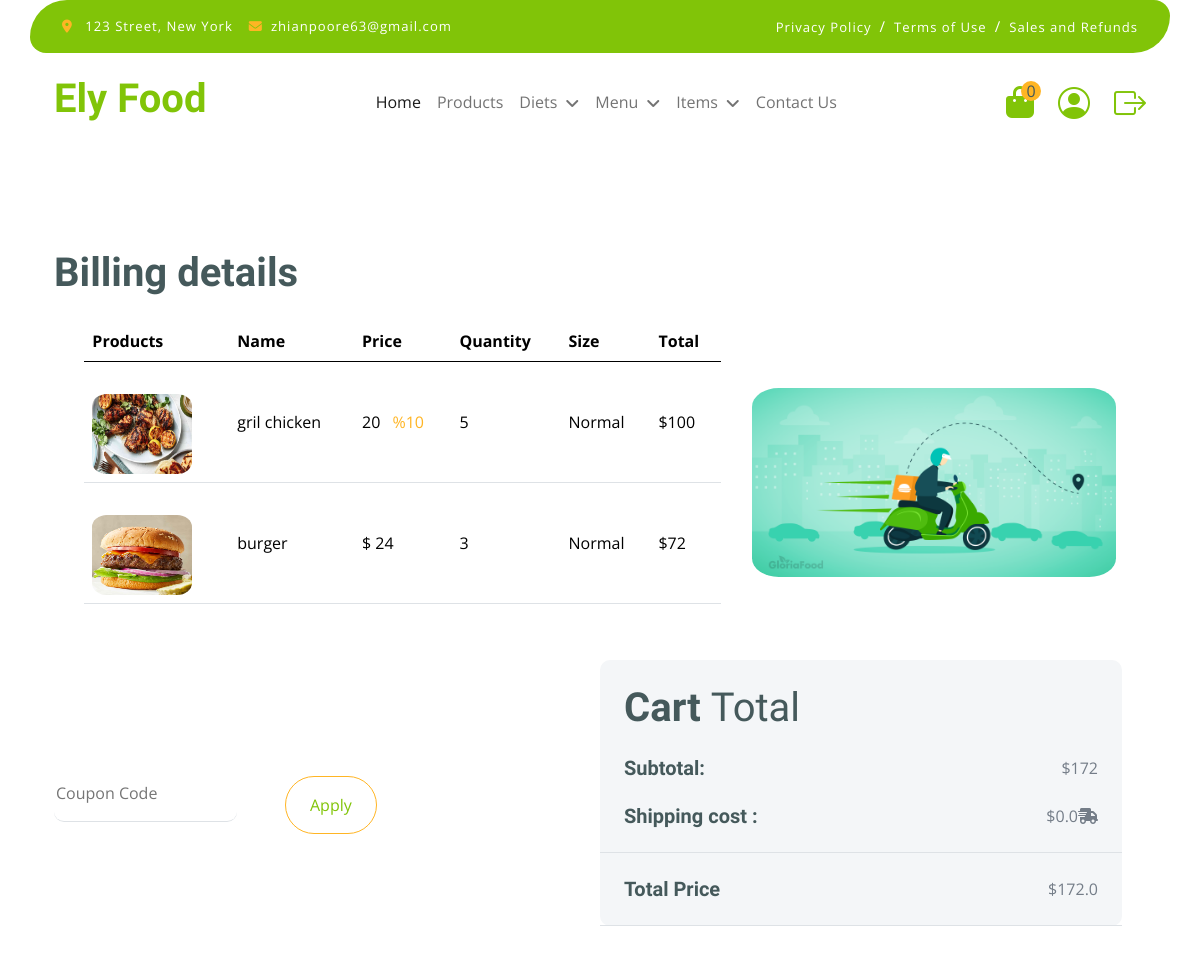
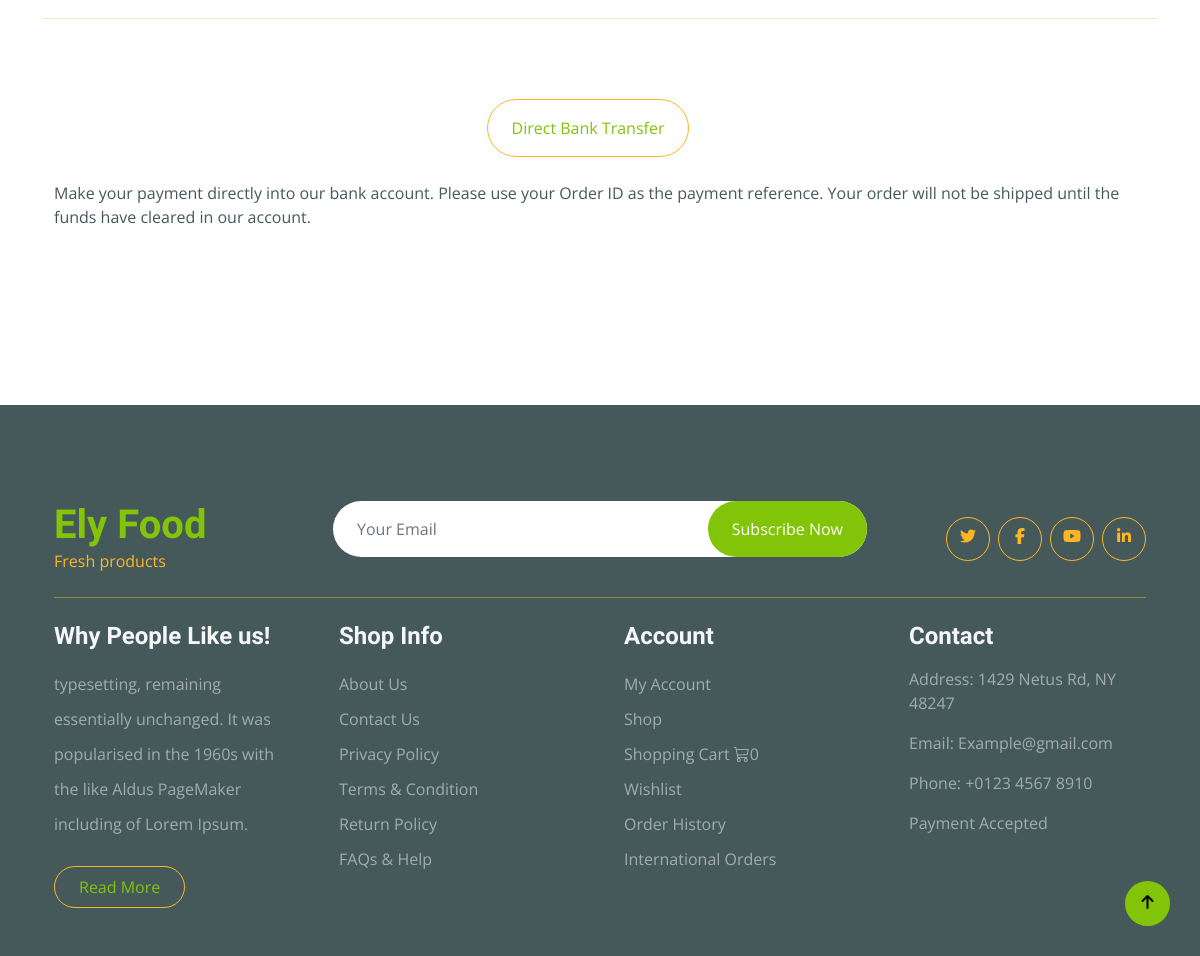
Screenshot of /cart/order/checkout/1 (signed in) with the database file from the repository (2 pictures, top to bottom).
### cart/models.py (models this page shows, shortened)
class OrderItem(BaseModel):
    order = models.ForeignKey(Order, models.CASCADE, related_name='order_items')
    product = models.ForeignKey(Product, models.SET_NULL, null=True, blank=True, related_name='p_items')
    variant = models.ForeignKey(Variant, models.SET_NULL, null=True, blank=True, related_name='v_items')
    quantity = models.PositiveIntegerField(default=0)
    unit_price = models.DecimalField(max_digits=10, decimal_places=2, default=0)
    @property
    def get_price(self):
        return self.quantity * self.unit_price

class Order(BaseModel):
    user = models.ForeignKey('accounts.User', models.SET_NULL, null=True, related_name='orders')
    phone_number = models.CharField(max_length=11, null=True)
    first_name = models.CharField(max_length=100, null=True)
    last_name = models.CharField(max_length=100, null=True)
    invoice_id = models.CharField(max_length=255, null=True)
    trans_id = models.TextField(null=True)
    card_number = models.CharField(max_length=16,null=True)
    bank = models.CharField(max_length=100, null=True)
    tracking_number = models.CharField(max_length=255, null=True)
    status = models.CharField(max_length=100, null=True)
    address = models.TextField(null=True)
    paid = models.BooleanField(default=False)
    error = models.CharField(max_length=100, null=True)
    discount = models.PositiveIntegerField(default=0)
    def get_total_price(self):
        return sum(
            item.get_price for item in self.order_items.all()
        )
    @property
    def shipping(self):
        shipping_cost = Decimal(self.get_total_price() / 10000)
        return shipping_cost
    @property
    def final_cost(self):
        final_cost = self.get_total_price() + self.shipping
        if self.discount:
            return (100 - self.discount) * final_cost // 100
        else:
            return final_cost

### home/models.py (models this page shows, shortened)
class Product(BaseModel):
    class Meta:
        ordering = ('-created',)
    STATUS = (
        ('none', 'None'),
        ('size', 'Size'),
    )
    name = models.CharField(max_length=255)
    slug = models.SlugField(max_length=255, unique=True, allow_unicode=True)
    image = models.ImageField(upload_to='products/')
    description = RichTextField(blank=True, null=True)
    unit_price = models.DecimalField(max_digits=10, decimal_places=2, default=0,validators=[unit_price_validation])
    available_products = models.BooleanField()
    stock = models.IntegerField(default=0)
    tags = TaggableManager(blank=True)
    like_product = models.ManyToManyField('accounts.User', related_name='liked_products', blank=True)
    diet_category = models.ForeignKey('DietCategory', on_delete=models.PROTECT, related_name='diet_category', null=True)
    main_menu = models.ForeignKey('MainMenu', on_delete=models.PROTECT, related_name='main_menu', null=True)
    menu_item = models.ForeignKey('MenuItem', on_delete=models.PROTECT, related_name='menu_item', null=True)
    status = models.CharField(choices=STATUS, max_length=6, default='none')
    discount = models.PositiveIntegerField(default=0)
    size = models.ManyToManyField('Size', related_name='size', blank=True)
    sell = models.IntegerField(default=0)
    favourite = models.ManyToManyField('accounts.User', related_name='fav_user', blank=True)
    total_favourite = models.IntegerField(default=0)
    view = models.ManyToManyField('accounts.User', related_name='product_view', blank=True)
    num_views = models.IntegerField(default=0)

### cart/views.py (the view, shortened to what this page needs)
# urls.py: path('order/checkout/<int:order_id>', views.OrderCheckoutView.as_view(), name='order_checkout'),
class OrderCheckoutView(LoginRequiredMixin, View):
    template_name = 'cart/order-checkout.html'
    def get(self, request, order_id):
        ctx = {
            'order': get_object_or_404(Order, id=order_id),
            'coupon_form': CouponForm()
        }
        return render(request, self.template_name, ctx)

### cart/templates/cart/order-checkout.html (shortened to what this page needs)
{% extends 'base.html' %}
{% load humanize %}
{% load static %}
{% block css %}
    <link rel="stylesheet" href="{% static 'css/style.css' %}">
    <link rel="stylesheet" href="{% static 'css/bootstrap.min.css' %}">
{% endblock %}
{% block content %}
    <div class="container-fluid py-5">
        <div class="container py-5">
            <h1 class="mb-4">Billing details</h1>
            <div class="">
                <div class=" row g-4 d-flex ">
                    <div class="d-flex align-items-center justify-content-evenly">
                        <div class="col-md-12 col-lg-7 col-xl-7">
                            <div class="table-responsive">
                                <table class="table">
                                    <thead>
                                    <tr>
                                        <th scope="col">Products</th>
                                        <th scope="col">Name</th>
                                        <th scope="col">Price</th>
                                        <th scope="col">Quantity</th>
                                        <th scope="col">Size</th>
                                        <th scope="col">Total</th>
                                    </tr>
                                    </thead>
                                    <tbody>
                                    {% for item in order.order_items.all %}
                                        <tr>
                                            <th scope="row">
                                                <div class="d-flex align-items-center mt-4">
                                                    <img src="{{ item.product.image.url }}"
                                                         class="img-fluid "
                                                         style="width: 100px; height: 80px;border-radius: 15%" alt="">
                                                </div>
                                            </th>
                                            <td class="py-5">{{ item.product.name }}</td>
                                            {% if item.product.status == 'none' %}
                                                {% if item.product.discount %}
                                                    <td class="py-5">
                                                        {{ item.unit_price|floatformat|intcomma }}<span
                                                            class="text-secondary ms-2"
                                                            style="width:1rem;height:1rem"> %{{ item.product.discount }}</span>
                                                    </td>
                                                {% else %}
                                                    <td class="py-5  ">
                                                        $ {{ item.unit_price|floatformat|intcomma }}</td>
                                                {% endif %}
                                                <td class="py-5">{{ item.quantity }}</td>
                                                <td class="py-5">Normal</td>
                                            {% endif %}
                                            <td class="py-5">${{ item.get_price|floatformat|intcomma }}</td>
                                        </tr>
                                    {% endfor %}
                                    </tbody>
                                </table>
                            </div>
                        </div>
                        <div class="col-md-12 col-lg-4 col-xl-4">
                            <div class="row mt-4">
                                <img src=" {% static 'image/delivery.png' %}" alt="delivery picture"
                                     title="delivery image"
                                     style="border-radius: 10%">
                            </div>
                        </div>
                    </div>
                    <div class="row g-4 justify-content-evenly align-items-center mt-3">
                        <div class="col-6">
                            <form method="post" action="" novalidate>
                                <div class="d-flex align-items-center justify-content-start">
                                    <input type="text" class="border-0 border-bottom rounded me-5 py-3 mb-4"
                                           placeholder="Coupon Code" name=code required>
                                    <button class="btn border-secondary rounded-pill px-4 py-3 text-primary "
                                            type="submit">Apply
                                    </button>
                                </div>
                            </form>
                        </div>
                        <div class="col-sm-6 col-md-6 col-lg-6 col-xl-6">
                            <div class="bg-light rounded">
                                <div class="p-4">
                                    <h1 class="display-6 mb-4">Cart <span class="fw-normal">Total</span></h1>
                                    <div class="d-flex justify-content-between mb-4">
                                        <h5 class="mb-0 me-4">Subtotal:</h5>
                                        <p class="mb-0">${{ order.get_total_price|floatformat|intcomma }}</p>
                                    </div>
                                    <div class="d-flex justify-content-between">
                                        <h5 class="mb-0 me-4">Shipping cost :</h5>
                                        <p class="mb-0">${{ order.shipping|floatformat|intcomma }}<i
                                                class="fas fa-shipping-fast"></i>
                                        </p>
                                    </div>
                                </div>
                                <div class="py-4 mb-4 border-top border-bottom d-flex justify-content-between">
                                    <h5 class="mb-0 ps-4 me-4">Total Price</h5>
                                    <p class="mb-0 pe-4">${{ order.final_cost|floatformat|intcomma }}</p>
                                </div>
                            </div>
                        </div>
                    </div>
                    <hr class="text-primary">
                    <div class="row g-4 text-center align-items-center justify-content-center  py-3">
                        <div class="col-12">
                            <a href="{% url 'cart:start_pay' order.id %}"
                               class="btn border-secondary rounded-pill px-4 py-3 text-primary ">Direct Bank
                                Transfer</a>
                        </div>
                        <p class="text-start text-dark">Make your payment directly into our bank account. Please
                            use your Order ID as the payment reference. Your order will not be shipped until the
                            funds have cleared in our account.</p>
                    </div>
                </div>
            </div>
        </div>
    </div>
{% endblock %}

### rows the page displays
OrderItem: product.image (picture), product.name "gril chicken", unit_price "20", product.discount "10", quantity "5", get_price "100"
OrderItem: product.image (picture), product.name "burger", unit_price "24", quantity "3", get_price "72"
Order: get_total_price "172", shipping "0.0", final_cost "172.0"

### other values shown
{{ cart_len }} "0"
